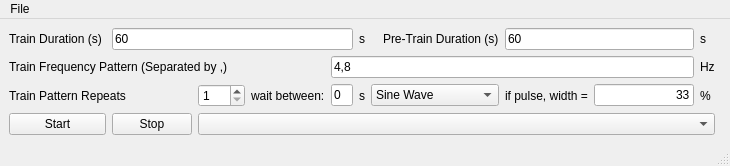
<?xml version="1.0" encoding="UTF-8"?>
<ui version="4.0">
 <class>MainWindow</class>
 <widget class="QMainWindow" name="MainWindow">
  <property name="geometry">
   <rect>
    <x>0</x>
    <y>0</y>
    <width>718</width>
    <height>159</height>
   </rect>
  </property>
  <property name="windowTitle">
   <string>Arduino Stimulator</string>
  </property>
  <widget class="QWidget" name="centralwidget">
   <layout class="QGridLayout" name="gridLayout">
    <item row="0" column="11" colspan="2">
     <widget class="QLabel" name="label_9">
      <property name="text">
       <string>s</string>
      </property>
     </widget>
    </item>
    <item row="2" column="6" colspan="3">
     <widget class="QComboBox" name="waveShapeBox">
      <item>
       <property name="text">
        <string>Sine Wave</string>
       </property>
      </item>
      <item>
       <property name="text">
        <string>Square Pulse</string>
       </property>
      </item>
     </widget>
    </item>
    <item row="2" column="0" colspan="2">
     <widget class="QLabel" name="label_4">
      <property name="text">
       <string>Train Pattern Repeats</string>
      </property>
     </widget>
    </item>
    <item row="2" column="11">
     <widget class="QLabel" name="label_6">
      <property name="text">
       <string>%</string>
      </property>
     </widget>
    </item>
    <item row="3" column="1">
     <widget class="QPushButton" name="stopButton">
      <property name="text">
       <string>Stop</string>
      </property>
     </widget>
    </item>
    <item row="3" column="2" colspan="10">
     <widget class="QComboBox" name="portBox"/>
    </item>
    <item row="3" column="0">
     <widget class="QPushButton" name="startButton">
      <property name="text">
       <string>Start</string>
      </property>
     </widget>
    </item>
    <item row="0" column="0">
     <widget class="QLabel" name="label">
      <property name="text">
       <string>Train Duration (s) </string>
      </property>
     </widget>
    </item>
    <item row="1" column="11">
     <widget class="QLabel" name="label_7">
      <property name="text">
       <string>Hz</string>
      </property>
     </widget>
    </item>
    <item row="0" column="5">
     <widget class="QLabel" name="label_8">
      <property name="text">
       <string>s</string>
      </property>
     </widget>
    </item>
    <item row="0" column="1" colspan="4">
     <widget class="QLineEdit" name="trainDurEdit">
      <property name="text">
       <string>60</string>
      </property>
     </widget>
    </item>
    <item row="2" column="9">
     <widget class="QLabel" name="label_5">
      <property name="text">
       <string>if pulse, width =</string>
      </property>
     </widget>
    </item>
    <item row="2" column="10">
     <widget class="QLineEdit" name="pulseWidthEdit">
      <property name="sizePolicy">
       <sizepolicy hsizetype="Fixed" vsizetype="Fixed">
        <horstretch>0</horstretch>
        <verstretch>0</verstretch>
       </sizepolicy>
      </property>
      <property name="maximumSize">
       <size>
        <width>100</width>
        <height>16777215</height>
       </size>
      </property>
      <property name="text">
       <string>33</string>
      </property>
      <property name="alignment">
       <set>Qt::AlignRight|Qt::AlignTrailing|Qt::AlignVCenter</set>
      </property>
     </widget>
    </item>
    <item row="0" column="9" colspan="2">
     <widget class="QLineEdit" name="pretrainDurEdit">
      <property name="text">
       <string>60</string>
      </property>
     </widget>
    </item>
    <item row="0" column="8">
     <widget class="QLabel" name="label_2">
      <property name="text">
       <string>Pre-Train Duration (s)</string>
      </property>
     </widget>
    </item>
    <item row="2" column="4">
     <widget class="QLineEdit" name="waitEdit">
      <property name="text">
       <string>0</string>
      </property>
     </widget>
    </item>
    <item row="2" column="2">
     <widget class="QSpinBox" name="patternRepeatsBox">
      <property name="minimum">
       <number>1</number>
      </property>
      <property name="maximum">
       <number>999</number>
      </property>
     </widget>
    </item>
    <item row="2" column="3">
     <widget class="QLabel" name="label_10">
      <property name="text">
       <string>wait between:</string>
      </property>
     </widget>
    </item>
    <item row="2" column="5">
     <widget class="QLabel" name="label_11">
      <property name="text">
       <string>s</string>
      </property>
     </widget>
    </item>
    <item row="1" column="4" colspan="7">
     <widget class="QLineEdit" name="freqPatternEdit">
      <property name="text">
       <string>4,8</string>
      </property>
     </widget>
    </item>
    <item row="1" column="0" colspan="4">
     <widget class="QLabel" name="label_3">
      <property name="text">
       <string>Train Frequency Pattern (Separated by ,)</string>
      </property>
     </widget>
    </item>
   </layout>
  </widget>
  <widget class="QMenuBar" name="menubar">
   <property name="geometry">
    <rect>
     <x>0</x>
     <y>0</y>
     <width>718</width>
     <height>18</height>
    </rect>
   </property>
   <widget class="QMenu" name="menuFile">
    <property name="title">
     <string>File</string>
    </property>
    <addaction name="actionLoad_Settings"/>
    <addaction name="actionSave_Settings"/>
   </widget>
   <addaction name="menuFile"/>
  </widget>
  <widget class="QStatusBar" name="statusbar"/>
  <action name="actionLoad_Settings">
   <property name="text">
    <string>Load Settings...</string>
   </property>
  </action>
  <action name="actionSave_Settings">
   <property name="text">
    <string>Save Settings...</string>
   </property>
  </action>
 </widget>
 <resources/>
 <connections/>
</ui>
